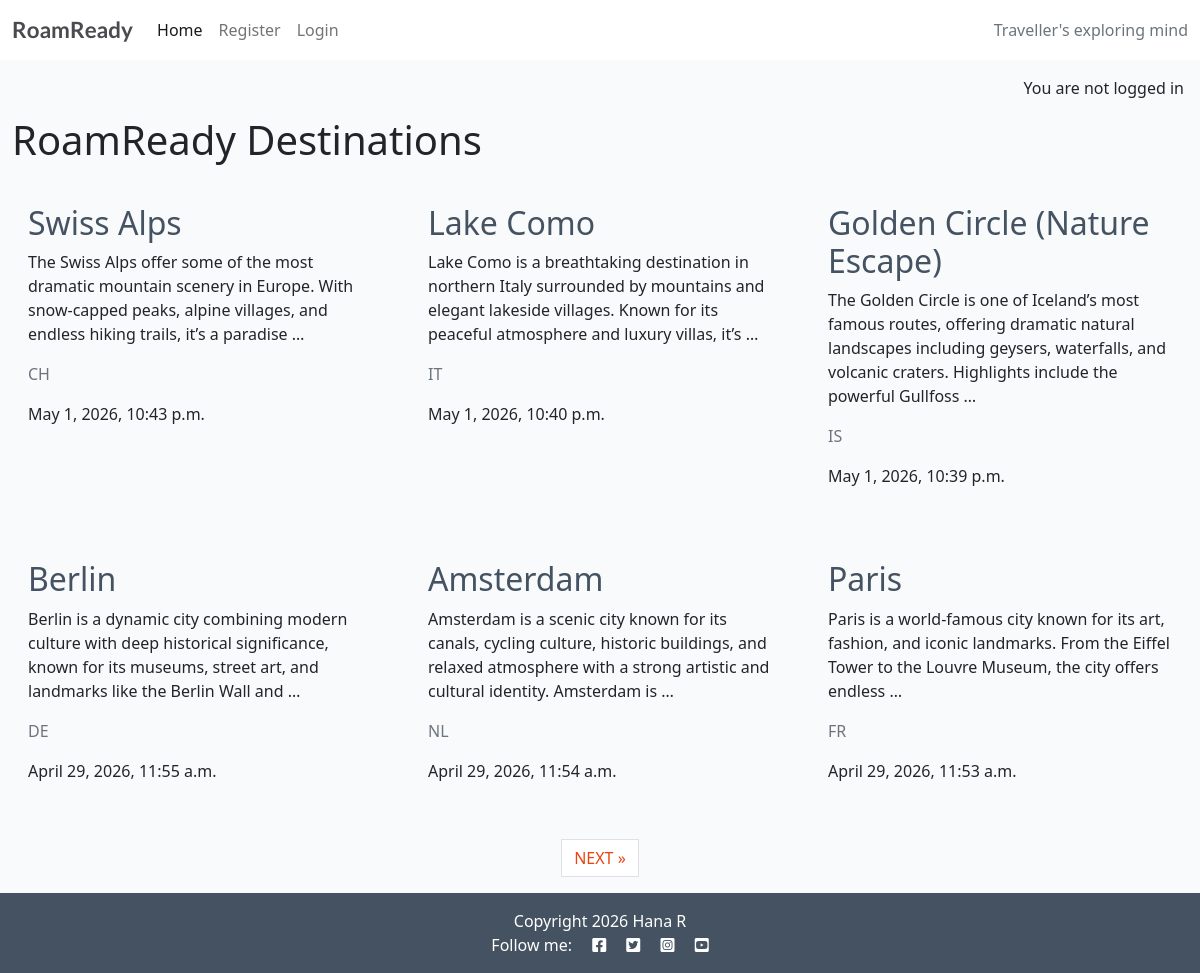
The page / on the database its author committed.
### destinations/models.py (models this page shows, shortened)
class Destination(models.Model):
    name = models.CharField(max_length=100)
    country = CountryField()
    category = models.CharField(max_length=50)
    description = models.TextField()
    created_on = models.DateTimeField(auto_now_add=True)
    status = models.IntegerField(choices=STATUS, default=1)
    class Meta:
        ordering = ['-created_on', 'country', 'category']

### destinations/views.py (the view)
# urls.py: path('', views.DestinationsList.as_view(), name='home'),
class DestinationsList(generic.ListView):
    queryset = Destination.objects.all()
    template_name = "destinations/home.html"
    context_object_name = "destinations"
    paginate_by = 6

### destinations/templates/destinations/home.html (shortened to what this page needs)
{% extends "base.html" %}
{% block content %}
<div class="container-fluid">
  <h1>RoamReady Destinations</h1>
    <div class="row">
        <div class="col-12 mt-3 left">
            <div class="row">
                {% for destination in destinations %}
                <div class="col-md-4">
                    <div class="card mb-4">
                          <div class="card-body">
                          <a href="{% url 'destination_detail' destination.pk %}" class="text-decoration-none post-link">
                            <h2 class="card-title">
                                {{ destination.name }}
                            </h2>
                          </a>
                            <p class="card-text">
                                {{ destination.description|truncatewords:25 }}
                            </p>
                            <p class="card-text text-muted">
                                {{ destination.country }}
                            </p>
                          <p class="created_on">
                          {{ destination.created_on}}
                        </p>
                        </div>
                    </div>
                </div>
                {% if forloop.counter|divisibleby:3 %}
            </div>
            <div class="row">
                {% endif %}
                {% endfor %}
            </div>
        </div>
    </div>
</div>
  {% if is_paginated %}
    <nav aria-label="Page navigation">
        <ul class="pagination justify-content-center">
            {% if page_obj.has_next %}
            <li><a href="?page={{ page_obj.next_page_number }}" class="page-link"> NEXT &raquo;</a></li>
            {% endif %}
        </ul>
    </nav>
    {% endif %}
{% endblock %}

### static/css/style.css (style rules this page uses)
body { background-color: #F9FAFC; }
.main-bg { background-color: #F9FAFC; }
.card { border: none; background-color: transparent; }
.post-link { text-decoration: none; color: #445261; }
.post-link:hover, .page-link { color: #E84610; }

### rows shown on the page
Destination: name "Swiss Alps", description "The Swiss Alps offer some of the most dramatic mountain scenery in Europe. With snow-capped peaks, alpine villages, and endless hiking trails, it’s a paradise …", country "CH", created_on "May 1, 2026, 10:43 p.m."
Destination: name "Lake Como", description "Lake Como is a breathtaking destination in northern Italy surrounded by mountains and elegant lakeside villages. Known for its peaceful atmosphere and luxury villas, it’s …", country "IT", created_on "May 1, 2026, 10:40 p.m."
Destination: name "Golden Circle (Nature Escape)", description "The Golden Circle is one of Iceland’s most famous routes, offering dramatic natural landscapes including geysers, waterfalls, and volcanic craters. Highlights include the powerful Gullfoss …", country "IS", created_on "May 1, 2026, 10:39 p.m."
Destination: name "Berlin", description "Berlin is a dynamic city combining modern culture with deep historical significance, known for its museums, street art, and landmarks like the Berlin Wall and …", country "DE", created_on "April 29, 2026, 11:55 a.m."
Destination: name "Amsterdam", description "Amsterdam is a scenic city known for its canals, cycling culture, historic buildings, and relaxed atmosphere with a strong artistic and cultural identity. Amsterdam is …", country "NL", created_on "April 29, 2026, 11:54 a.m."
Destination: name "Paris", description "Paris is a world-famous city known for its art, fashion, and iconic landmarks. From the Eiffel Tower to the Louvre Museum, the city offers endless …", country "FR", created_on "April 29, 2026, 11:53 a.m."
